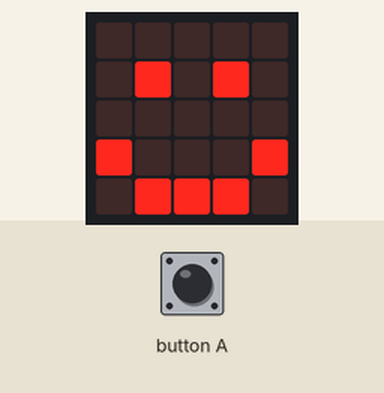
Recording of a program running on a simulated BBC micro:bit (MakeCode). On the bench: the board's 5×5 LED display. The test bench sets the inputs (shaded band).

Above: at 1.8 s.
1.9 s: button A pressed for 0.15 s
At 2.1 s:
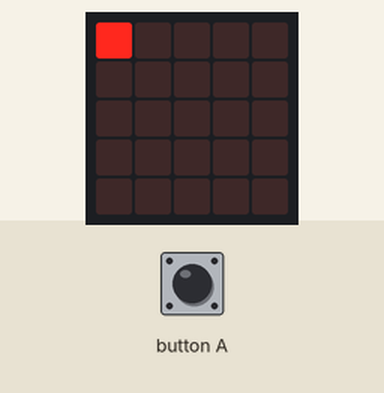
At 5.8 s:
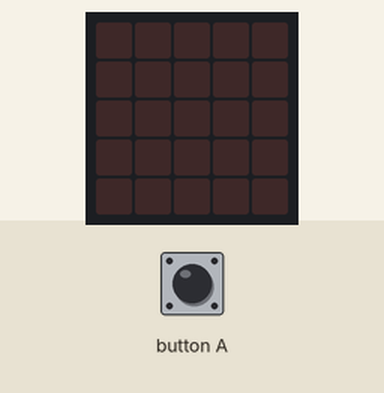
Timing chart, 0 to 7.3 s (numbered marks = the images above; inputs shaded):
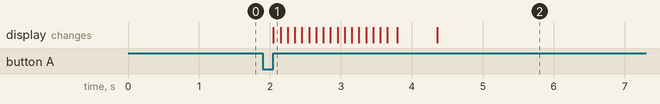

The program:

main.ts
```typescript
// (licence header left out)
// variables
let sprite: game.LedSprite = null
let counter = 0
let spritemove = 0

// happy
basic.showIcon(IconNames.Happy)

// on button A edge moving
input.onButtonPressed(Button.A, function () {
    basic.clearScreen()
    counter = 0
    sprite = game.createSprite(0, 0)
    basic.pause(100)

// setting up the movement
    while (counter < 4) {
        spritemove = 0
        while (spritemove < 4) {
            sprite.move(1)
            basic.pause(100)
            spritemove++
        }
        sprite.turn(Direction.Right, 90)
        counter++
    }

    sprite.delete()
    basic.showIcon(IconNames.Happy)
})
```

Measured:
- after the input at 1.9 s, the display: changes after 0.15 s (image 1)
